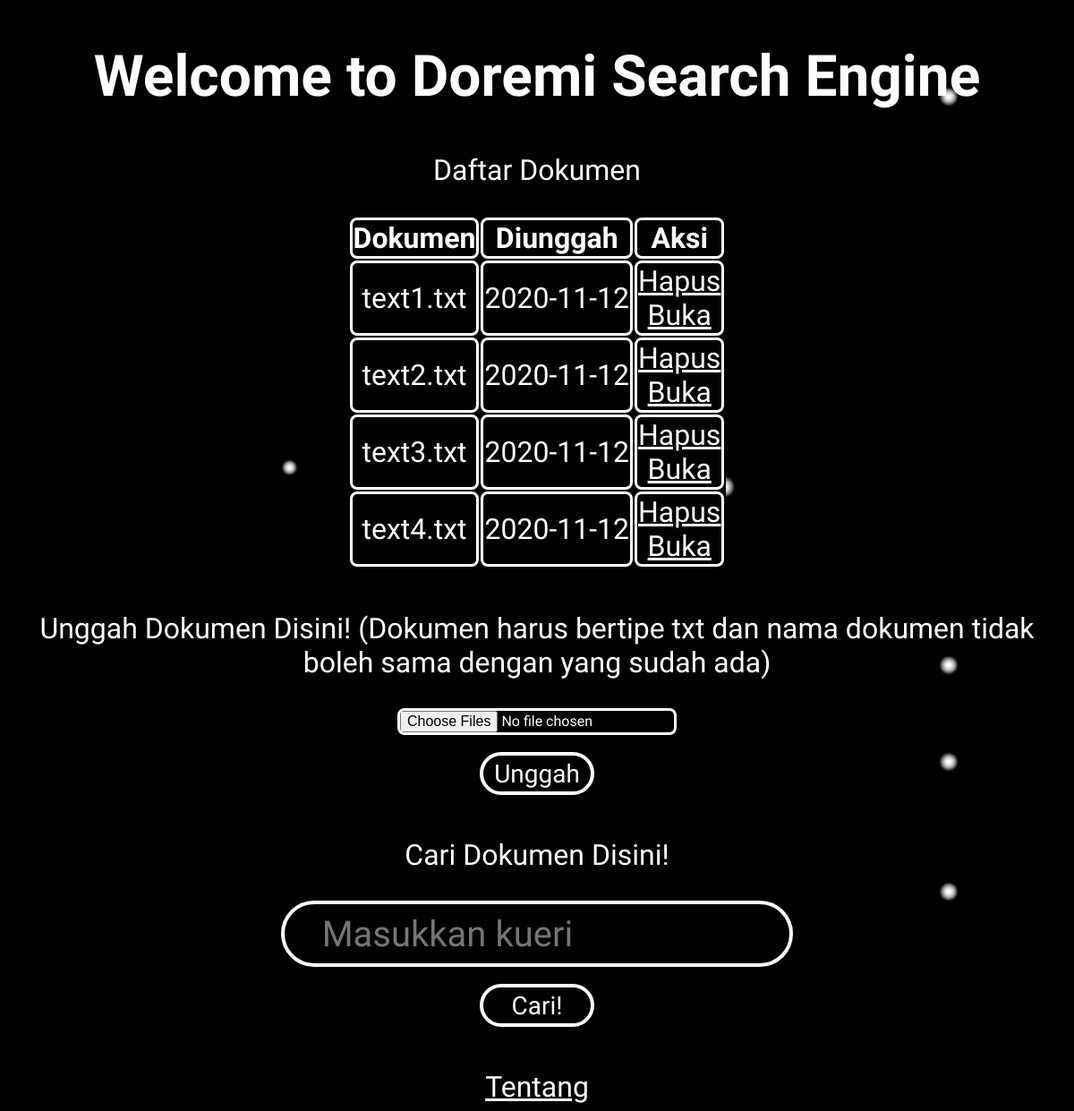
Before: / with the older database file.
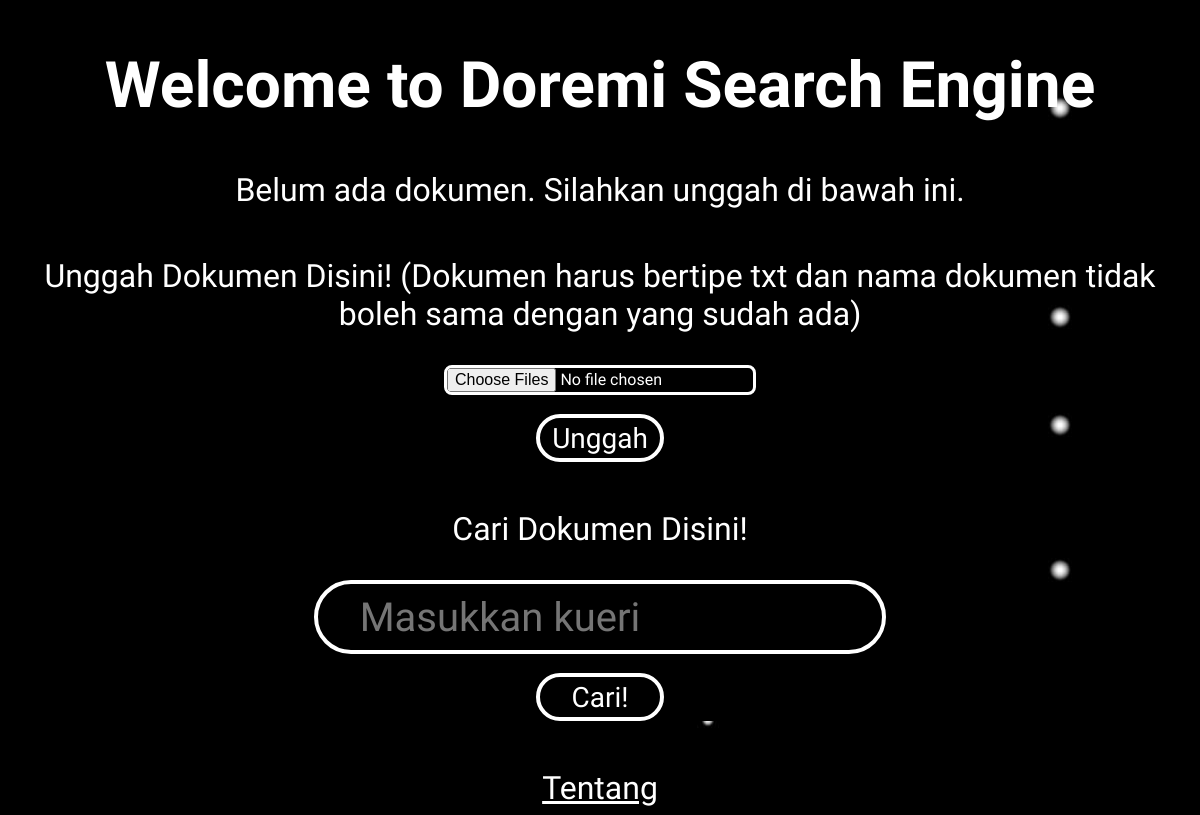
After: the same page with the newer database file.
### src/app.py (models this page shows, shortened)
class Documents(db.Model):
    name = db.Column(db.String, primary_key=True)
    date_uploaded = db.Column(db.DateTime, default=datetime.utcnow)

### src/app.py (the view)
@app.route('/', methods=['GET', 'POST'])
def upload_file():
    if request.method == 'POST':
        if 'files[]' not in request.files:
            flash('No file part')
            return redirect(request.url)
        files = request.files.getlist('files[]')
        for file in files:
            if file and allowed_file(file.filename):
                filename = secure_filename(file.filename)
                new_file = Documents(name=filename)
                try:
                    db.session.add(new_file)
                    db.session.commit()
                    file.save(os.path.join(app.config['UPLOAD_FOLDER'], filename))
                except:
                    return 'There was an issue uploading your files'
        return redirect('/')
    else:
        filenames = Documents.query.order_by(Documents.date_uploaded).all()
        return render_template('home.html', filenames=filenames)

### src/templates/home.html (shortened to what this page needs)
{% extends 'base.html' %}
{% block head %}
<link rel="stylesheet" href="{{ url_for('static', filename='/css/home.css') }}" type="text/css">
{% endblock %}
{% block body %}
<div class="files">
    <h1>Welcome to Doremi Search Engine</h1>
    {% if filenames|length < 1 %}
    <p>Belum ada dokumen. Silahkan unggah di bawah ini.</p>
    {% else %}
    <p>Daftar Dokumen</p>
    <table>
        <tr>
            <th>Dokumen</th>
            <th>Diunggah</th>
            <th>Aksi</th>
        </tr>
        {% for filename in filenames %}
            <tr>
                <td>{{ filename.name }}</td>
                <td>{{ filename.date_uploaded.date() }}</td>
                <td>
                    <a href="/delete/{{ filename.name }}">Hapus</a>
                    <br>
                    <a href="/uploads/{{ filename.name }}">Buka</a>
                </td>
            </tr>
        {% endfor %}
    </table>
    {% endif %}
    <div id="submitfiles">
        <p>Unggah Dokumen Disini! (Dokumen harus bertipe txt dan nama dokumen tidak boleh sama dengan yang sudah ada)</p>
        <form method=post enctype=multipart/form-data>
            <input id="inp" type=file name="files[]" multiple="true" accept=".txt">
            <br>
            <br>
            <input type=submit value=Unggah class="button">
        </form>
    </div>
</div>
<div class="form">
    <form action="/search" method="POST">
        <p>Cari Dokumen Disini!</p>
        <input type="text" name="query" value="{{ query }}" placeholder="    Masukkan kueri" id="searchbar" required>
        <br>
        <input type="submit" value="Cari!" class="button">
    </form>
</div>
<footer>
    <a href="">Tentang</a>
</footer>
{% endblock %}

### src/templates/base.html (shortened to what this page needs)
<!DOCTYPE html>
<html lang="en">
    <head>
        {% block head %}{% endblock %}
    </head>
    <body>
        {% block body %}{% endblock %}
    </body>
</html>

### src/static/css/home.css (style rules this page uses)
* { font-family: "Amatic SC", cursive; background-image: url('amongus-background.jpg'); }
h1 { text-align: center; font-size: 4rem; color: white; margin-top: 1.5rem; margin-bottom: 2rem; }
a, p { font-size: 2rem; text-align: center; margin: 2rem auto; margin-top: 3rem; color: white; }
.hasil, .files { margin: 3rem auto; }
form { margin: 0 auto; }
#submitfiles { display: block; margin: 0 auto; text-align: center; }
#inp { border: 0.2rem solid white; border-radius: 0.5rem; margin: 0 auto; color: white; font-size: 1rem; }
#searchbar { border: 0.25rem solid white; background-color: black; color: white; width: 35rem; height: 4rem; border-radius: 4rem; display: block; margin: 0 auto; font-size: 2.5rem; }
.button { width: 8rem; font-size: 1.75rem; height: 3rem; color: white; background-color: #679BF1; border: 0.25rem solid white; border-radius: 3rem; display: block; margin: 0 auto; }
footer { text-align: center; }

Changed rows visible on the page:
removed Documents: name "text1.txt", date_uploaded "2020-11-12"
removed Documents: name "text2.txt", date_uploaded "2020-11-12"
removed Documents: name "text3.txt", date_uploaded "2020-11-12"
removed Documents: name "text4.txt", date_uploaded "2020-11-12"
Other visible differences:
text no longer shown: "Daftar Dokumen Dokumen Diunggah Aksi"
text now shown: "Belum ada dokumen. Silahkan unggah di bawah ini."
